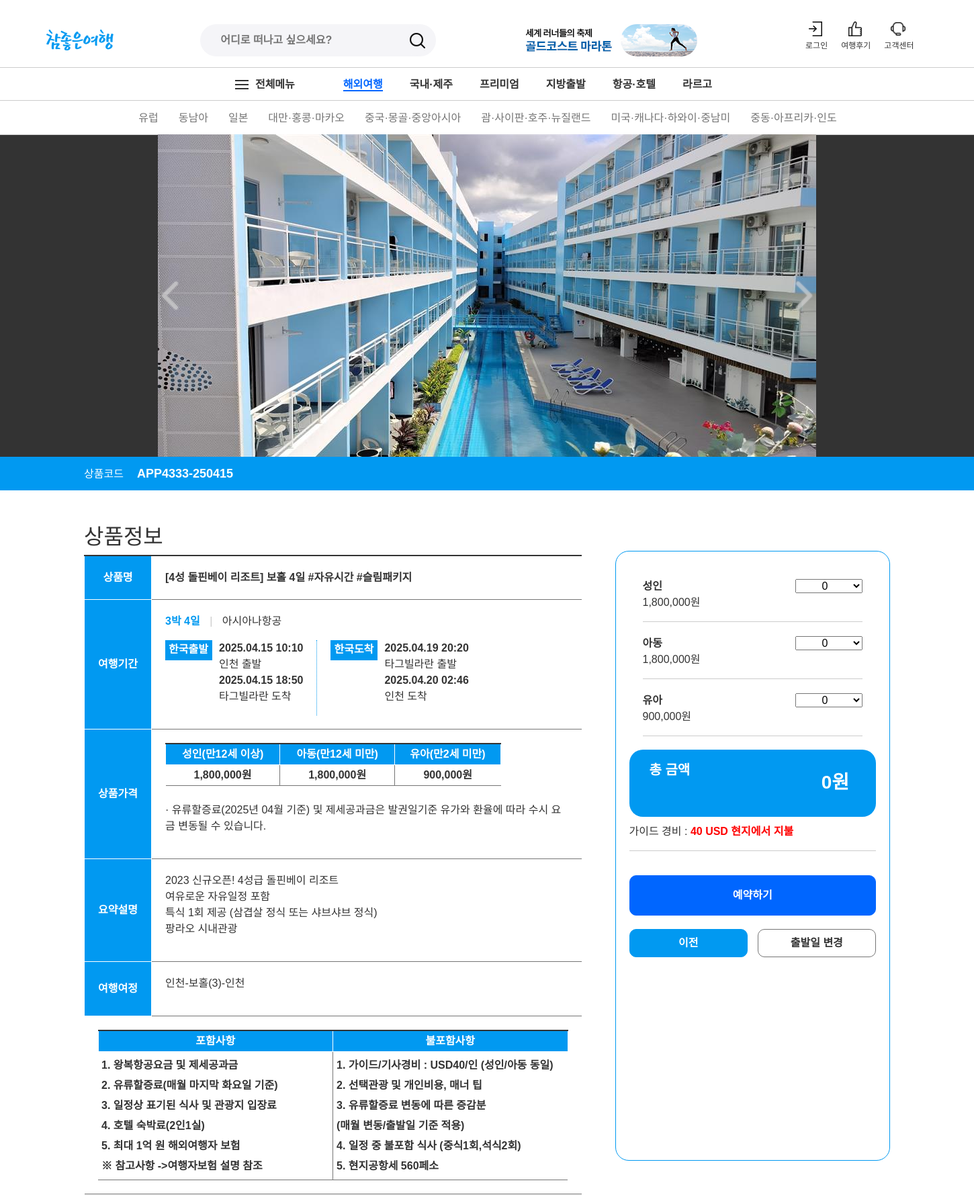
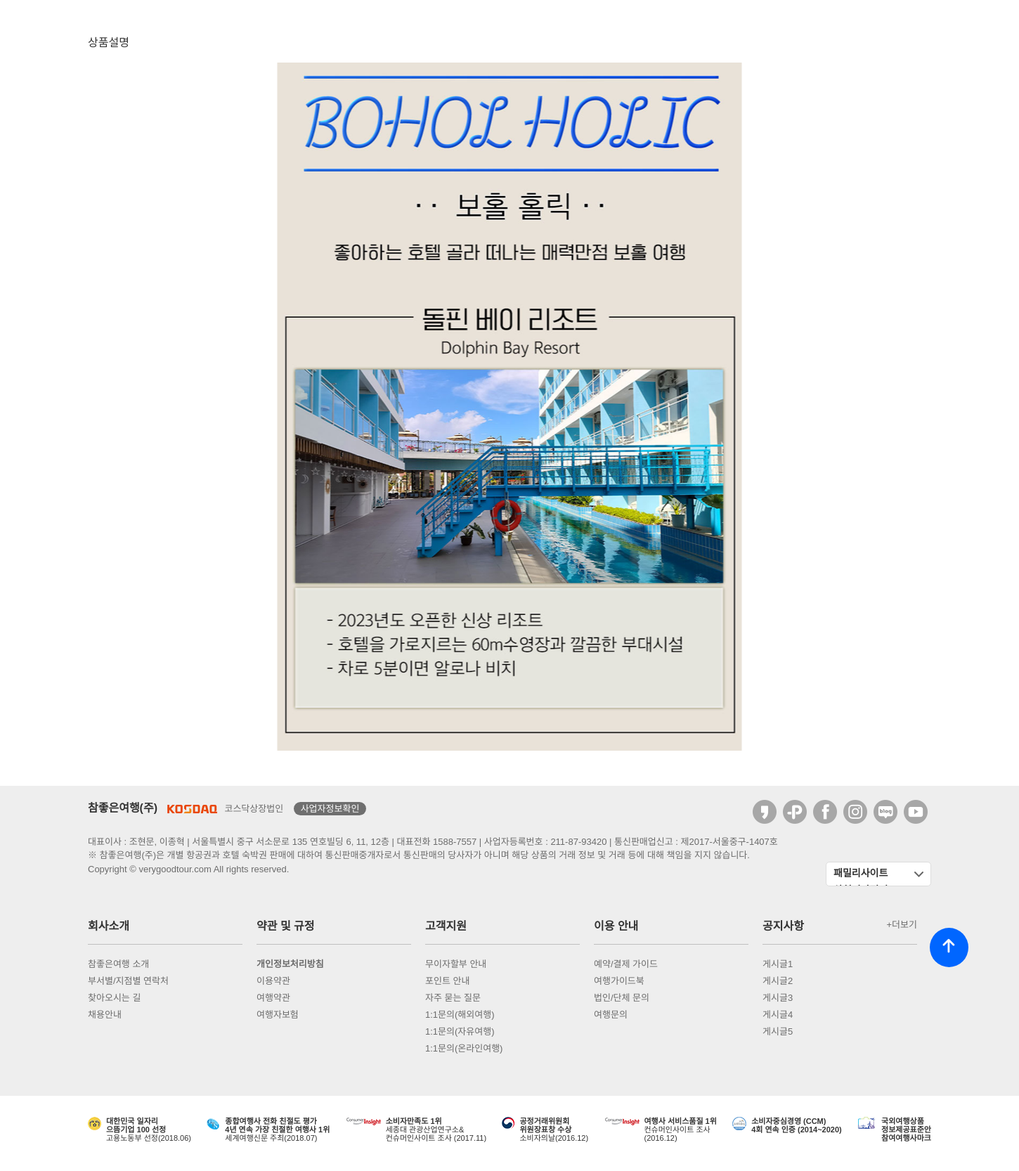
Screenshot of /detail.php?s_code=APP4333-250415 with the database file from the repository (2 pictures, top to bottom).
### tables this page shows
CREATE TABLE `project_product` (
  `p_code` varchar(10) NOT NULL,
  `p_title` varchar(255) NOT NULL,
  `p_stay` int(2) NOT NULL,
  `p_term` int(2) NOT NULL,
  `p_minnum` int(3) NOT NULL,
  `p_subtitle` varchar(1000) DEFAULT NULL,
  `p_plan` varchar(255) DEFAULT NULL,
  `p_in` varchar(255) DEFAULT NULL,
  `p_notin` varchar(255) DEFAULT NULL,
  `p_expense` varchar(20) DEFAULT NULL,
  `p_slide1` varchar(20) DEFAULT NULL,
  `p_slide2` varchar(20) DEFAULT NULL,
  `p_slide3` varchar(20) DEFAULT NULL,
  `p_image` varchar(20) NOT NULL,
  `p_dep` varchar(10) NOT NULL,
  `p_des` varchar(10) NOT NULL
);

CREATE TABLE `project_schedule` (
  `s_code` varchar(20) NOT NULL,
  `p_code` varchar(10) NOT NULL,
  `s_airline` varchar(10) NOT NULL,
  `s_dep_time1` datetime NOT NULL,
  `s_dep_time2` datetime NOT NULL,
  `s_dep_code` varchar(10) NOT NULL,
  `s_des_time1` datetime NOT NULL,
  `s_des_time2` datetime NOT NULL,
  `s_des_code` varchar(10) NOT NULL,
  `s_meeting` varchar(100) NOT NULL,
  `s_price_adult` int(10) NOT NULL,
  `s_price_child` int(10) NOT NULL,
  `s_price_baby` int(10) NOT NULL
);

### detail.php (the view, shortened to what this page needs)
<?php
  include('./php/dbconn.php');
  $s_code = $_GET['s_code'];
  $sql = "SELECT * FROM project_schedule WHERE s_code = '$s_code'";
  $result_s = mysqli_query($conn, $sql);
  $row_s = mysqli_fetch_assoc($result_s);
  $p_code = $row_s['p_code'];
  $sql = "SELECT * FROM project_product WHERE p_code = '$p_code'";
  $result_p = mysqli_query($conn, $sql);
  $row_p = mysqli_fetch_assoc($result_p);
?>
<!DOCTYPE html>
<html lang="ko">
<head>
  <link rel="stylesheet" href="./css/common.css" type="text/css">
  <link rel="stylesheet" href="./css/reset.css" type="text/css">
  <link rel="stylesheet" href="./css/detail.css" type="text/css">
  <link rel="stylesheet" href="https://cdnjs.cloudflare.com/ajax/libs/font-awesome/6.7.2/css/all.min.css">
  <link href="https://cdn.jsdelivr.net/npm/bootstrap@5.3.3/dist/css/bootstrap.min.css" rel="stylesheet" type="text/css">
  <link rel="stylesheet" href="https://cdn.jsdelivr.net/npm/swiper@11/swiper-bundle.min.css">
</head>
<?php
  include('header.php');
  include ('mobile_nav.php');
?>
<main>
  <section class="detail_slide">
    <article>
      <div class="slide_wrapper">
        <ul>
          <li class="slide"><img src="./images/products/<?=$row_p['p_slide1']?>" alt="슬라이드1"></li>
        </ul>
      </div>
      <div class="btn_group">
        <button class="slide_prev" aria-label="이전"><i class="fa-solid fa-chevron-left"></i></button>
        <button class="slide_next" aria-label="다음"><i class="fa-solid fa-chevron-right"></i></button>
      </div>
    </article>
  </section>
  <section class="detail_info_code">
    <div class="product_code">
      <span>상품코드</span><span class="info_code"><?=$s_code?></span>
    </div>
  </section>
  <section class="detail_info">
    <div class="detail_info_table">
      <h2>상품정보</h2>
      <table class="info_table">
        <tr>
          <th>상품명</th>
          <td><?=$row_p['p_title']?></td>
        </tr>
        <tr>
          <th>여행기간</th>
          <td>
            <p><span class="info_term"><b><?=$row_p['p_stay']?>박 <?=$row_p['p_term']?>일</b></span> <span style="color:#ccc; margin: 0 10px;">&#124;</span> <span class="info_airline"><?=$row_s['s_airline']?></span></p>
            <div class="info_time_div">
              <div class="info_time">
                <div>한국출발</div>
                <p>
                  <span><?=date('Y.m.d H:i',strtotime($row_s['s_dep_time1']))?></span><br>
                  <?=$row_p['p_dep']?> 출발<br>
                  <span><?=date('Y.m.d H:i',strtotime($row_s['s_dep_time2']))?></span><br>
                  <?=$row_p['p_des']?> 도착
                </p>
              </div>
              <div class="info_time">
                <div>한국도착</div>
                <p>
                  <span><?=date('Y.m.d H:i',strtotime($row_s['s_des_time1']))?></span><br>
                  <?=$row_p['p_des']?> 출발<br>
                  <span><?=date('Y.m.d H:i',strtotime($row_s['s_des_time2']))?></span><br>
                  <?=$row_p['p_dep']?> 도착
                </p>
              </div>
            </div>
        </td>
        </tr>
        <tr>
          <th>상품가격</th>
          <td>
            <table class="d_table">
              <thead>
                <tr>
                  <th>성인(만12세 이상)</th>
                  <th>아동(만12세 미만)</th>
                  <th>유아(만2세 미만)</th>
                </tr>
              </thead>
              <tbody>
                <tr>
                  <td><?=number_format($row_s['s_price_adult'])?>원</td>
                  <td><?=number_format($row_s['s_price_child'])?>원</td>
                  <td><?=number_format($row_s['s_price_baby'])?>원</td>
                </tr>
              </tbody>
            </table>
            <br>
            <p>&middot; 유류할증료(2025년 04월 기준) 및 제세공과금은 발권일기준 유가와 환율에 따라 수시 요금 변동될 수 있습니다.
            </p>
          </td>
        </tr>
        <tr>
          <th>요약설명</th>
          <td><p><?=$row_p['p_subtitle']?></p></td>
        </tr>
        <tr>
          <th>여행여정</th>
          <td><p><?=$row_p['p_plan']?></p></td>
        </tr>
        <tr>
          <td colspan="2">
            <table class="d_table inout_table">
              <thead>
                <tr>
                  <th>포함사항</th>
                  <th>불포함사항</th>
                </tr>
              </thead>
              <tbody>
                <tr>
                  <td><?=$row_p['p_in']?></td>
                  <td><?=$row_p['p_notin']?></td>
                </tr>
              </tbody>
            </table>
          </td>
        </tr>
      </table>
    </div>
    <div class="booking_area">
      <form name="예약하기" action="#" method="post">
      <ul>
        <li>
          <p><b>성인</b><br><?=number_format($row_s['s_price_adult'])?>원</p>
          <div>
            <select name="b_adult" id="b_adult" class="b_number" onchange="cal_total()">
              <option value="0">0</option>
            </select>
          </div>
        </li>
        <li>
          <p><b>아동</b><br><?=number_format($row_s['s_price_child'])?>원</p>
          <div>
            <select name="b_child" id="b_child" class="b_number" onchange="cal_total()">
              <option value="0">0</option>
            </select>
          </div>
        </li>
        <li>
          <p><b>유아</b><br><?=number_format($row_s['s_price_baby'])?>원</p>
          <div>
            <select name="b_baby" id="b_baby" class="b_number" onchange="cal_total()">
              <option value="0">0</option>
            </select>
          </div>
        </li>
      </ul>
      <div class="total_price">
        <p class="total_text">총 금액</p>
        <p class="price_num"><span id="total_price">0</span>원</p>
      </div>
      <p>가이드 경비 : <span class="info_expense"><?=$row_p['p_expense']?></span></p>
      <hr>
      <input type="submit" value="예약하기" class="book_btn">
      <a href="javascript:history.back()" title="이전" class="back_btn">이전</a>
      <a href="javascript:void();" title="출발일 변경" class="dchg_btn">출발일 변경</a>
      </form>
    </div>
  </section>
  <section class="detail_img">
    <p>상품설명</p>
    <img src="./images/products/<?=$row_p['p_image']?>" alt="상품설명">
  </section>
</main>
<?php
  include('footer.php');
?>

### css/common.css (style rules this page uses)
:root { --m_color: #0199F1; --m_color2: #0066FF; --s_color_b1: #00AEED; --s_color_b2: #3888FF; --s_color_b3: #06BDFF; --s_color_r1: #F3776B; --s_color_r2: #D80042; --s_color_g1: #F5F5F8; --s_color_g2: #757575; --s_color_w: #FFFFFF; --s_color_bk: #333333; --f_size_base: 16px; }
body { font-family: "Noto Sans KR", sans-serif !important; font-size: var(--f_size_base) !important; color: var(--s_color_bk) !important; overflow-x: hidden; }
input { font-family: "Noto Sans KR", sans-serif !important; }

### rows the page displays
project_product: p_slide1 (picture), p_title "[4성 돌핀베이 리조트] 보홀 4일 #자유시간 #슬림패키지", p_stay "3", p_term "4", p_dep "인천", p_des "타그빌라란", p_subtitle "2023 신규오픈! 4성급 돌핀베이 리조트 여유로운 자유일정 포함 특식 1회 제공 (삼겹살 정식 또는 샤브샤브 정식) 팡라오 시내관광", p_plan "인천-보홀(3)-인천", p_in "1. 왕복항공요금 및 제세공과금 2. 유류할증료(매월 마지막 화요일 기준) 3. 일정상 표기된 식사 및 관광지 입장료 4. 호텔 숙박료(2인1실) 5. 최대 1억 원 해외여행자 보험 ※ 참고사항 ->여행자보험 설명 참조", p_notin "1. 가이드/기사경비 : USD40/인 (성인/아동 동일) 2. 선택관광 및 개인비용, 매너 팁 3. 유류할증료 변동에 따른 증감분 (매월 변동/출발일 기준 적용) 4. 일정 중 불포함 식사 (중식1회,석식2회) 5. 현지공항세 560페소", p_expense "40 USD 현지에서 지불", p_image (picture)
project_schedule: s_airline "아시아나항공", s_dep_time1 "2025.04.15 10:10", s_dep_time2 "2025.04.15 18:50", s_des_time1 "2025.04.19 20:20", s_des_time2 "2025.04.20 02:46", s_price_adult "1,800,000", s_price_child "1,800,000", s_price_baby "900,000"

### other values shown
$s_code "APP4333-250415"
